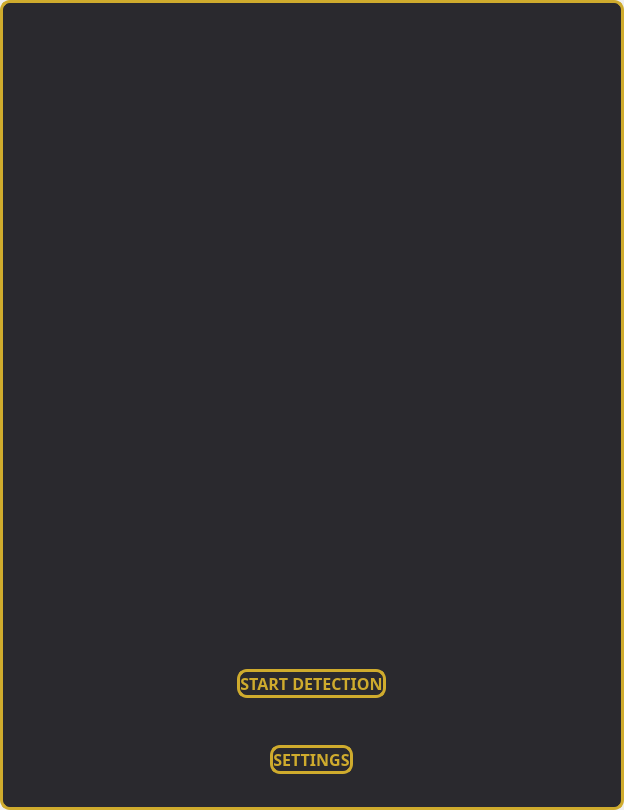
<?xml version="1.0" encoding="UTF-8"?>
<ui version="4.0">
 <class>MainWindow</class>
 <widget class="QMainWindow" name="MainWindow">
  <property name="geometry">
   <rect>
    <x>0</x>
    <y>0</y>
    <width>624</width>
    <height>810</height>
   </rect>
  </property>
  <property name="windowTitle">
   <string>REAL-TIME FACE MASK DETECTOR</string>
  </property>
  <property name="styleSheet">
   <string notr="true">QWidget #main_h_layout{
    color: #cfab2d;
    background-color: #2a292e;
    border: 3px solid #cfab2d;
    border-radius: 10px;
}</string>
  </property>
  <widget class="QWidget" name="main_h_layout">
   <layout class="QHBoxLayout" name="horizontalLayout">
    <item>
     <layout class="QVBoxLayout" name="menu_v_layout">
      <item>
       <spacer name="vert_spacer_logo_up">
        <property name="orientation">
         <enum>Qt::Vertical</enum>
        </property>
        <property name="sizeHint" stdset="0">
         <size>
          <width>20</width>
          <height>40</height>
         </size>
        </property>
       </spacer>
      </item>
      <item alignment="Qt::AlignHCenter|Qt::AlignTop">
       <widget class="QLabel" name="logo_label">
        <property name="minimumSize">
         <size>
          <width>600</width>
          <height>600</height>
         </size>
        </property>
        <property name="maximumSize">
         <size>
          <width>600</width>
          <height>600</height>
         </size>
        </property>
        <property name="styleSheet">
         <string notr="true">*{}</string>
        </property>
        <property name="text">
         <string/>
        </property>
       </widget>
      </item>
      <item>
       <spacer name="vert_spacer_up">
        <property name="orientation">
         <enum>Qt::Vertical</enum>
        </property>
        <property name="sizeHint" stdset="0">
         <size>
          <width>20</width>
          <height>40</height>
         </size>
        </property>
       </spacer>
      </item>
      <item>
       <layout class="QVBoxLayout" name="button_warning_vlayout">
        <property name="spacing">
         <number>0</number>
        </property>
        <item alignment="Qt::AlignHCenter">
         <widget class="QPushButton" name="button_run_detector">
          <property name="styleSheet">
           <string notr="true">QPushButton{
    color: #cfab2d;
    background-color: #2a292e;
    text-align: center;
    max-width: 33em;
    width: 12em;
    font-size: 16px;
    height: 3em;
    font-weight: bold;
    font-family: sans-serif;
    text-transform: uppercase;
    letter-spacing: 0.1em;
    border: 3px solid #cfab2d;
    border-radius: 10px;
}

QPushButton:hover{
    color:#2a292e;
    background-color: #cfab2d;
}</string>
          </property>
          <property name="text">
           <string>START DETECTION</string>
          </property>
         </widget>
        </item>
        <item>
         <widget class="QLabel" name="warning_label">
          <property name="styleSheet">
           <string notr="true">QLabel[is_hidden=&quot;false&quot;]{
    color: #cfab2d;
    border: 3px solid #cfab2d;
    border-radius: 10px;
	min-height: 15px;
	max-height: 15px;

}
QLabel[is_hidden=&quot;true&quot;]{
    color: #2a292e;
    border: 3px solid #2a292e;
    border-radius: 10px;
	min-height: 15px;
	max-height: 15px;
}</string>
          </property>
          <property name="text">
           <string/>
          </property>
         </widget>
        </item>
       </layout>
      </item>
      <item>
       <spacer name="vert_spacer_down">
        <property name="orientation">
         <enum>Qt::Vertical</enum>
        </property>
        <property name="sizeHint" stdset="0">
         <size>
          <width>20</width>
          <height>40</height>
         </size>
        </property>
       </spacer>
      </item>
      <item alignment="Qt::AlignHCenter">
       <widget class="QPushButton" name="button_config">
        <property name="styleSheet">
         <string notr="true">QPushButton{
    color: #cfab2d;
    background-color: #2a292e;
    text-align: center;
    max-width: 33em;
    width: 12em;
    font-size: 16px;
    height: 3em;
    font-weight: bold;
    font-family: sans-serif;
    text-transform: uppercase;
    letter-spacing: 0.1em;
    border: 3px solid #cfab2d;
    border-radius: 10px;
}

QPushButton:hover{
    color:#2a292e;
    background-color: #cfab2d;
}</string>
        </property>
        <property name="text">
         <string>SETTINGS</string>
        </property>
       </widget>
      </item>
      <item>
       <spacer name="vert_spacer_config_down">
        <property name="orientation">
         <enum>Qt::Vertical</enum>
        </property>
        <property name="sizeHint" stdset="0">
         <size>
          <width>20</width>
          <height>40</height>
         </size>
        </property>
       </spacer>
      </item>
     </layout>
    </item>
   </layout>
  </widget>
 </widget>
 <resources>
  <include location="../../../../../Desktop/one.qrc"/>
 </resources>
 <connections/>
</ui>
